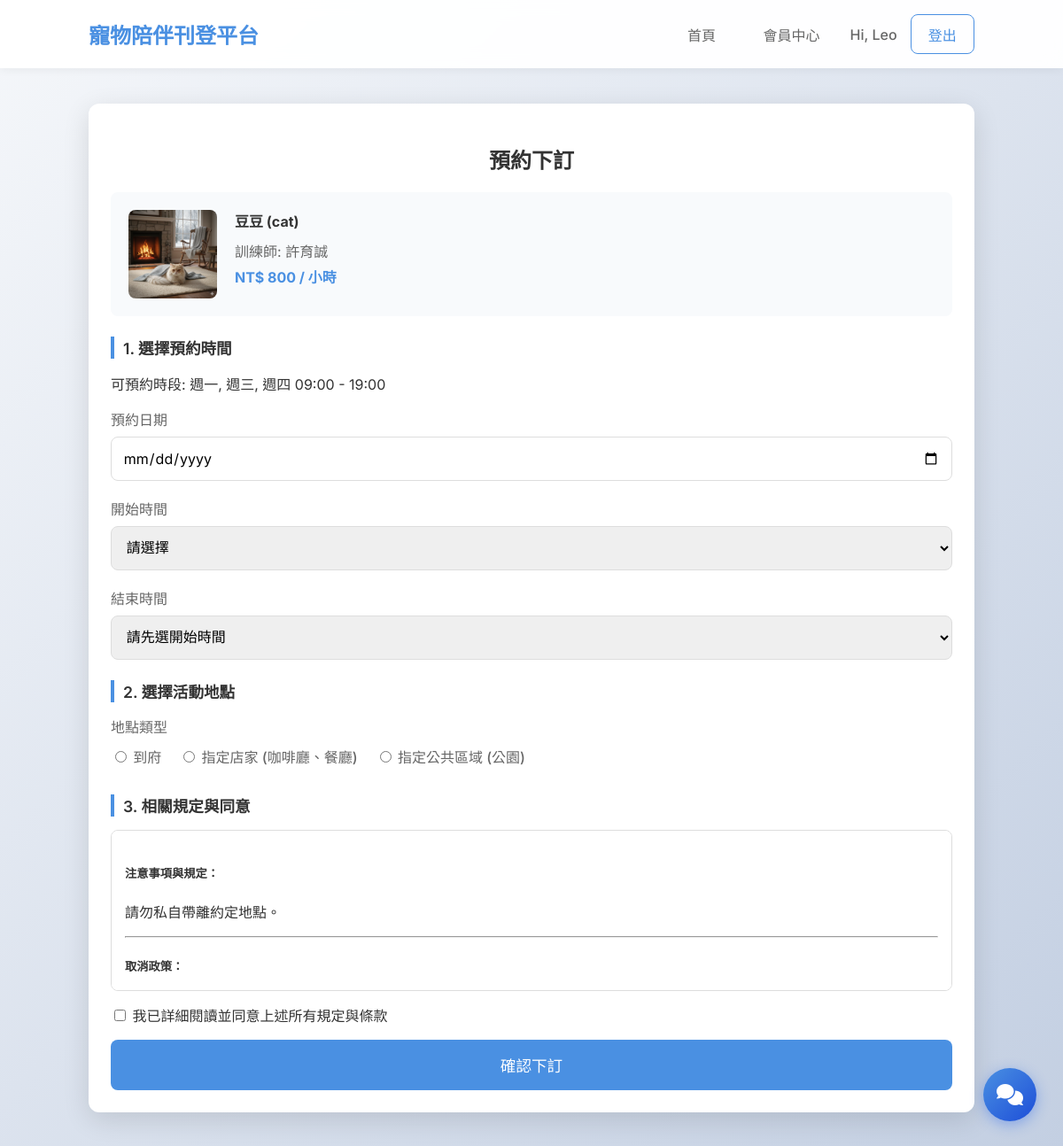
The app's page /booking/11 (signed in) with its own data.
### tables this page shows
CREATE TABLE listings (
                id INTEGER PRIMARY KEY AUTOINCREMENT,
                trainer_id INTEGER NOT NULL,
                pet_image TEXT NOT NULL,
                pet_type TEXT NOT NULL,
                breed TEXT NOT NULL,
                available_slots TEXT NOT NULL,
                price INTEGER NOT NULL,
                introduction TEXT NOT NULL,
                rules TEXT,
                cancellation_hours INTEGER NOT NULL,
                created_at TIMESTAMP DEFAULT CURRENT_TIMESTAMP, status TEXT DEFAULT 'pending', pet_name TEXT,
                FOREIGN KEY (trainer_id) REFERENCES users (id)
            );

CREATE TABLE users (
    id INTEGER PRIMARY KEY AUTOINCREMENT,
    email TEXT UNIQUE NOT NULL,
    password_hash TEXT NOT NULL,
    name TEXT NOT NULL,
    nickname TEXT,
    gender TEXT NOT NULL,
    dob DATE NOT NULL,
    city TEXT NOT NULL,
    district TEXT NOT NULL,
    phone TEXT NOT NULL,
    created_at TIMESTAMP DEFAULT CURRENT_TIMESTAMP
, role TEXT DEFAULT 'member', avatar TEXT);

### pet_platform/blueprints/main.py (the view, shortened to what this page needs)
@bp.route('/booking/<int:listing_id>', methods=('GET', 'POST'))
def booking_create(listing_id):
    if 'user_id' not in session:
        flash('請先登入以進行預約', 'warning')
        return redirect(url_for('auth.login', next=request.url))
    conn = get_db()
    listing = conn.execute('''
        SELECT l.*, u.name as trainer_name
        FROM listings l
        JOIN users u ON l.trainer_id = u.id
        WHERE l.id = ?
    ''', (listing_id,)).fetchone()
    if not listing:
        flash('找不到該刊登', 'error')
        return redirect(url_for('main.index'))
    if listing['trainer_id'] == session['user_id']:
        flash('您無法預約自己的刊登', 'error')
        return redirect(url_for('main.listing_detail', listing_id=listing_id))
    min_hour, max_hour, allowed_weekdays = listing_service.booking_window(listing['available_slots'])
    today_date = date.today().strftime('%Y-%m-%d')
    return render_template('booking_create.html', listing=listing, today_date=today_date, min_hour=min_hour, max_hour=max_hour, allowed_weekdays=allowed_weekdays)

### pet_platform/context_processors.py (called while the page is built)
def inject_sidebar_counts():
    counts = {}
    if 'user_id' in session:
        try:
            counts = sidebar_counts(session['user_id'], session.get('user_role'))
        except Exception:
            current_app.logger.exception('Error injecting sidebar counts')
    return dict(sidebar_counts=counts)

### pet_platform/db.py (called while the page is built)
def get_db():
    if 'db' not in g:
        g.db = sqlite3.connect(current_app.config['DATABASE'])
        g.db.row_factory = sqlite3.Row
    return g.db

### pet_platform/services/listing_service.py (called while the page is built)
def booking_window(available_slots):
    min_hour, max_hour, weekdays = 9, 22, []
    if available_slots:
        match = re.search(r'(\d{2}):(\d{2})\s*-\s*(\d{2}):(\d{2})', available_slots)
        if match:
            min_hour, max_hour = int(match.group(1)), int(match.group(3))
        weekdays = [value for name, value in WEEKDAYS.items() if name in available_slots]
    return min_hour, max_hour, weekdays

### pet_platform/services/stats_service.py (called while the page is built, shortened)
def sidebar_counts(user_id, role):
    conn = get_db()
    if role == Role.MEMBER:
        c = conn.execute(f'SELECT {_ORDER_STATUS_COUNTS} FROM orders WHERE buyer_id = ?', (user_id,)).fetchone()
        return {
            'member_pending_orders': c['pending'],
            'member_upcoming_orders': c['confirmed'] + c['in_progress'],
            'member_badge_count': c['pending'] + c['confirmed'] + c['in_progress'],
        }
    return {}

### templates/booking_create.html (shortened to what this page needs)
{% extends 'base.html' %}
{% block content %}
<div class="row justify-content-center">
    <div class="col-md-8">
        <div class="card">
            <h2 class="text-center mb-4">預約下訂</h2>
            <div class="listing-summary mb-4" style="background: #f8fafc; padding: 20px; border-radius: 8px;">
                <div style="display: flex; gap: 20px; align-items: start;">
                    {% if listing.pet_image %}
                    <img src="{{ url_for('main.uploaded_file', filename=listing.pet_image) }}" alt="Cover"
                        style="width: 100px; height: 100px; object-fit: cover; border-radius: 8px;">
                    {% endif %}
                    <div>
                        <h4 style="margin: 0 0 10px 0;">{{ listing.pet_name }} ({{ listing.pet_type }})</h4>
                        <p style="margin: 0; color: #666;">訓練師: {{ listing.trainer_name }}</p>
                        <p style="margin: 5px 0 0 0; font-weight: bold; color: var(--primary-color);">NT$ {{
                            listing.price }} / 小時</p>
                    </div>
                </div>
            </div>
            <form method="post" class="needs-validation" novalidate onsubmit="return validateForm()">
                <div class="form-section mb-4">
                    <h4 class="section-title">1. 選擇預約時間</h4>
                    <p class="text-muted small">可預約時段: {{ listing.available_slots }}</p>
                    <div class="row">
                        <div class="col-md-6 form-group">
                            <label for="booking_date">預約日期</label>
                            <input type="date" id="booking_date" name="booking_date" class="form-control" required
                                min="{{ today_date }}">
                        </div>
                        <div class="col-md-3 form-group">
                            <label for="start_time">開始時間</label>
                            <select id="start_time" name="start_time" class="form-control" required
                                onchange="updateEndTimeOptions()">
                                <option value="" disabled selected>請選擇</option>
                            </select>
                        </div>
                        <div class="col-md-3 form-group">
                            <label for="end_time">結束時間</label>
                            <select id="end_time" name="end_time" class="form-control" required onchange="calcTotal()">
                                <option value="" disabled selected>請先選開始時間</option>
                            </select>
                        </div>
                    </div>
                </div>
                <div class="form-section mb-4">
                    <h4 class="section-title">2. 選擇活動地點</h4>
                    <div class="form-group">
                        <label>地點類型</label>
                        <div class="radio-group" style="display: flex; gap: 20px; margin-top: 10px;">
                            <label class="radio-option">
                                <input type="radio" name="location_type" value="home" required
                                    onclick="toggleLocationDetail(this.value)">
                                <span>到府</span>
                            </label>
                            <label class="radio-option">
                                <input type="radio" name="location_type" value="store" required
                                    onclick="toggleLocationDetail(this.value)">
                                <span>指定店家 (咖啡廳、餐廳)</span>
                            </label>
                            <label class="radio-option">
                                <input type="radio" name="location_type" value="public" required
                                    onclick="toggleLocationDetail(this.value)">
                                <span>指定公共區域 (公園)</span>
                            </label>
                        </div>
                    </div>
                </div>
                <div class="form-section mb-4">
                    <h4 class="section-title">3. 相關規定與同意</h4>
                    <div class="rules-box"
                        style="border: 1px solid #ddd; padding: 15px; border-radius: 8px; background: #fff; height: 150px; overflow-y: auto; margin-bottom: 15px;">
                        <h5>注意事項與規定：</h5>
                        <p style="white-space: pre-line;">{{ listing.rules }}</p>
                        <hr>
                        <h5>取消政策：</h5>
                    </div>
                    <div class="form-check">
                        <input type="checkbox" id="agree_rules" name="agree_rules" class="form-check-input" required>
                        <label for="agree_rules" class="form-check-label">我已詳細閱讀並同意上述所有規定與條款</label>
                    </div>
                </div>
                <div class="text-center mt-4">
                    <button type="button" class="btn btn-primary btn-lg btn-block"
                        onclick="confirmBooking()">確認下訂</button>
                </div>
            </form>
        </div>
    </div>
</div>
{% endblock %}

### static/style.css (style rules this page uses)
:root { --primary-color: #4a90e2; --primary-hover: #357abd; --bg-color: #f4f7f6; --card-bg: rgba(255, 255, 255, 0.85); --text-color: #333; --text-muted: #666; --border-radius: 12px; --shadow: 0 8px 30px rgba(0, 0, 0, 0.12); --font-family: 'Inter', sans-serif; }
body { font-family: var(--font-family); background-color: var(--bg-color); background-image: linear-gradient(135deg, #f5f7fa 0%, #c3cfe2 100%); margin: 0; color: var(--text-color); min-height: 100vh; }
.btn { padding: 0.6rem 1.2rem; border-radius: 8px; text-decoration: none; font-weight: 500; transition: all 0.3s ease; cursor: pointer; border: none; }
.btn-primary { background-color: var(--primary-color); color: white; }
.form-group { margin-bottom: 1.2rem; }
.form-group label { display: block; margin-bottom: 0.5rem; font-weight: 500; color: var(--text-muted); }
.form-control { width: 100%; padding: 0.8rem; border: 1px solid #ddd; border-radius: 8px; font-size: 1rem; font-family: inherit; box-sizing: border-box; transition: border-color 0.3s; }
.btn-block { width: 100%; padding: 1rem; font-size: 1.1rem; margin-top: 1rem; }
.text-center { text-align: center; }
.card { background: white; padding: 25px; border-radius: var(--border-radius); box-shadow: var(--shadow); }

### templates/booking_create.html (style rules this page uses)
.section-title { font-size: 1.1rem; font-weight: 600; color: #333; margin-bottom: 15px; border-left: 4px solid var(--primary-color); padding-left: 10px; }
.radio-option { display: flex; align-items: center; gap: 8px; cursor: pointer; }

### records on screen
listings: pet_image (picture), pet_name "豆豆", pet_type "cat", price "800", available_slots "週一, 週三, 週四 09:00 - 19:00", rules "請勿私自帶離約定地點。"
users: trainer_name "許育誠"

### other values on screen
{{ session.get('user_name') }} "Leo"
